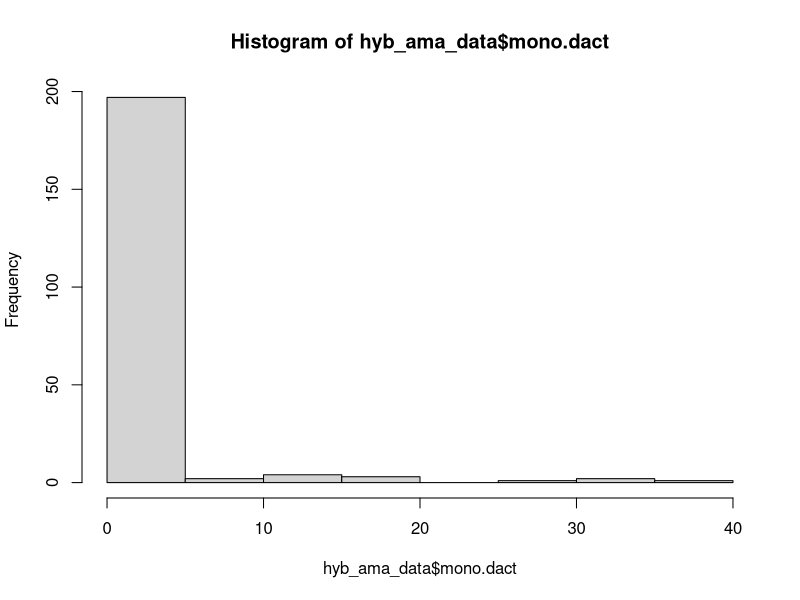
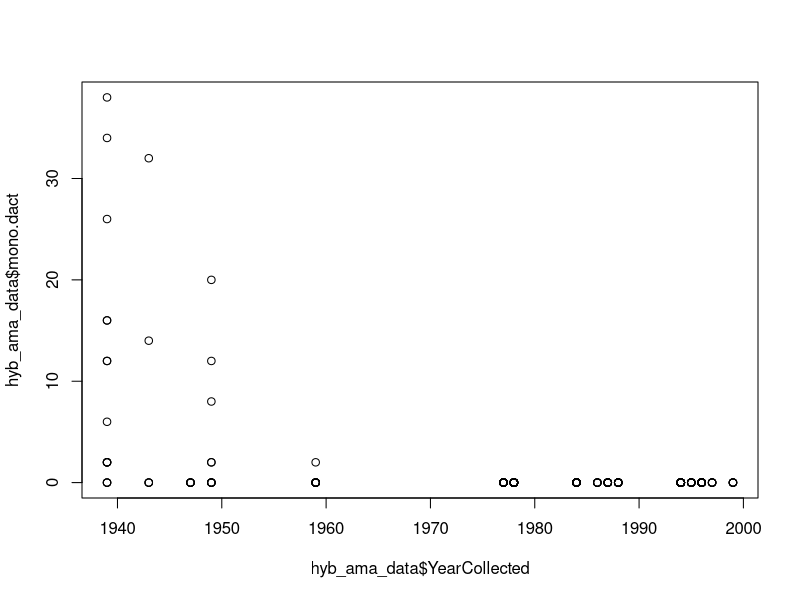
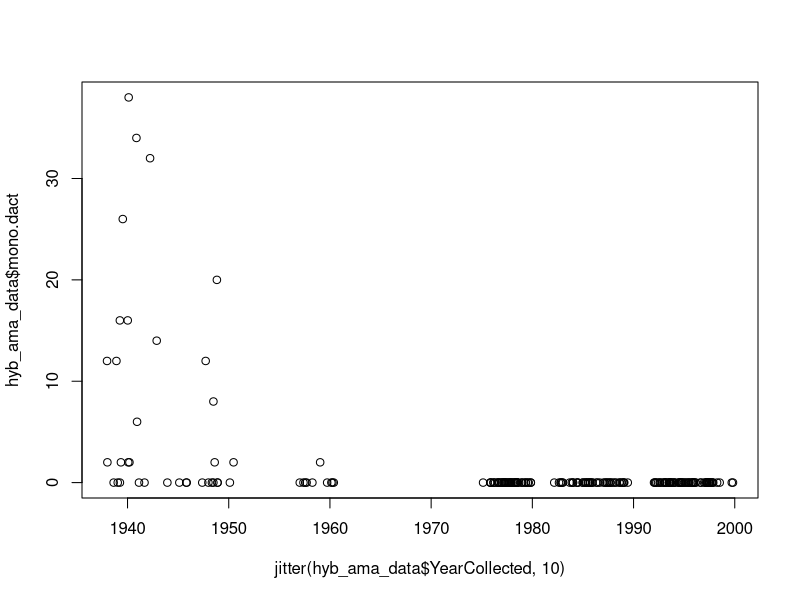
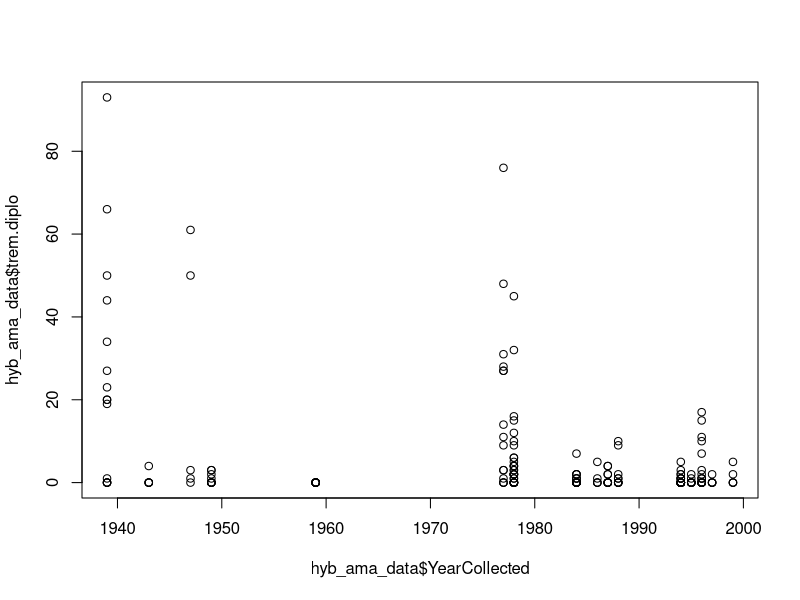
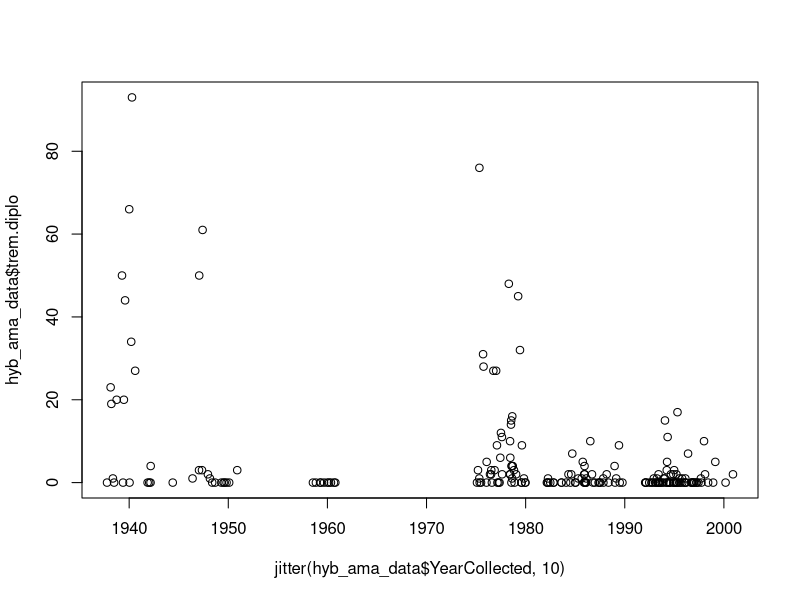

The R source for these figures, in order:
# How to use R
# A workshop
# Written by Chelsea Wood (chelwood@uw.edu)
# 1 July 2025
# HI!

# To run a thing in R, you put your cursor on it and hit COMMAND+RETURN (on Mac) or CONTROL+RETURN (on PC).
# Anything with a # in front of it will not run, because it is annotation - words designed to be human-readable, but meant to be ignored by R.

# This is how you find out what directory R is reading from - i.e., what folder on your computer is R going to when you ask it to retrieve a file?  getwd = get working directory.

getwd()

# If you need to change your working directory , paste the file structure between the quotation marks below.
# To get the file structure, open the folder and then "Get info" about that folder. Copy the file structure and paste it below.

setwd("C:/Users/Bradyn/OneDrive/GEO366/ABQ_DATA/IND_PROJ_BRADYN")

# Once your working directory is set, you're ready to read in the data!  If there are sub-folders inside your working directory, you'll need to specify them as I have below.
# The <- command tells R what a thing is called.  So you can read the line below as,
# Look at this csv file, and name it hyb_ama_data.  When I call hyb_ama_data, I want you to give me the csv file.

hyb_ama_data<-read.csv("data/processed/Hybognathus_amarus_processed_human_readable_2025.07.06.csv")

# To see your data as a spreadsheet in a new tab, use the View command.

View(hyb_ama_data)

# You can also see your data in the console below by running the name of the dataset.

hyb_ama_data


# With your dataset ready to go, you can now call individual columns in that dataset using $ plus the variable name, exactly as it is spelled and capitalized in the dataset.

hyb_ama_data$YearCollected
hyb_ama_data$mono.dact


# You can also call individual rows, columns, or cells using brackets.

hyb_ama_data[33,2]

# You can now perform simple data manipulations on the variables.  For example, if I want the total number of MONO.DACT worms we counted in Hybognathus amarus, I can write,

sum(hyb_ama_data$trem.diplo)

#Uh oh! Why doesn't that work? 
# When there's an NA present in a list, R can't do calculations with it. You can get around it with this handy piece of code:
# na.rm=TRUE
# Let's try the same code again, but include the na.rm piece:

sum(hyb_ama_data$trem.diplo, na.rm=TRUE)

# Or maybe I want the mean number of MONO.DACT per fish. It's simple as this:

mean(hyb_ama_data$mono.dact)

# I can even call up a quick histogram of the number of MONO.DACT in each fish:

hist(hyb_ama_data$mono.dact)

# Or I can plot the number of MONO.DACT over time - plot(y~x).

plot(hyb_ama_data$mono.dact~hyb_ama_data$YearCollected)

plot(hyb_ama_data$mono.dact~jitter(hyb_ama_data$YearCollected,10))

plot(hyb_ama_data$trem.diplo~hyb_ama_data$YearCollected)

plot(hyb_ama_data$trem.diplo~jitter(hyb_ama_data$YearCollected,10))

# Looks like there's a pattern there!  Let's do a simple statistical test to see if it is significant?
# A model is an equation that represents the data. Here, our model is y = mx + b.

summary(lm(hyb_ama_data$mono.dact~hyb_ama_data$YearCollected))

summary(lm(hyb_ama_data$trem.diplo~hyb_ama_data$YearCollected))
